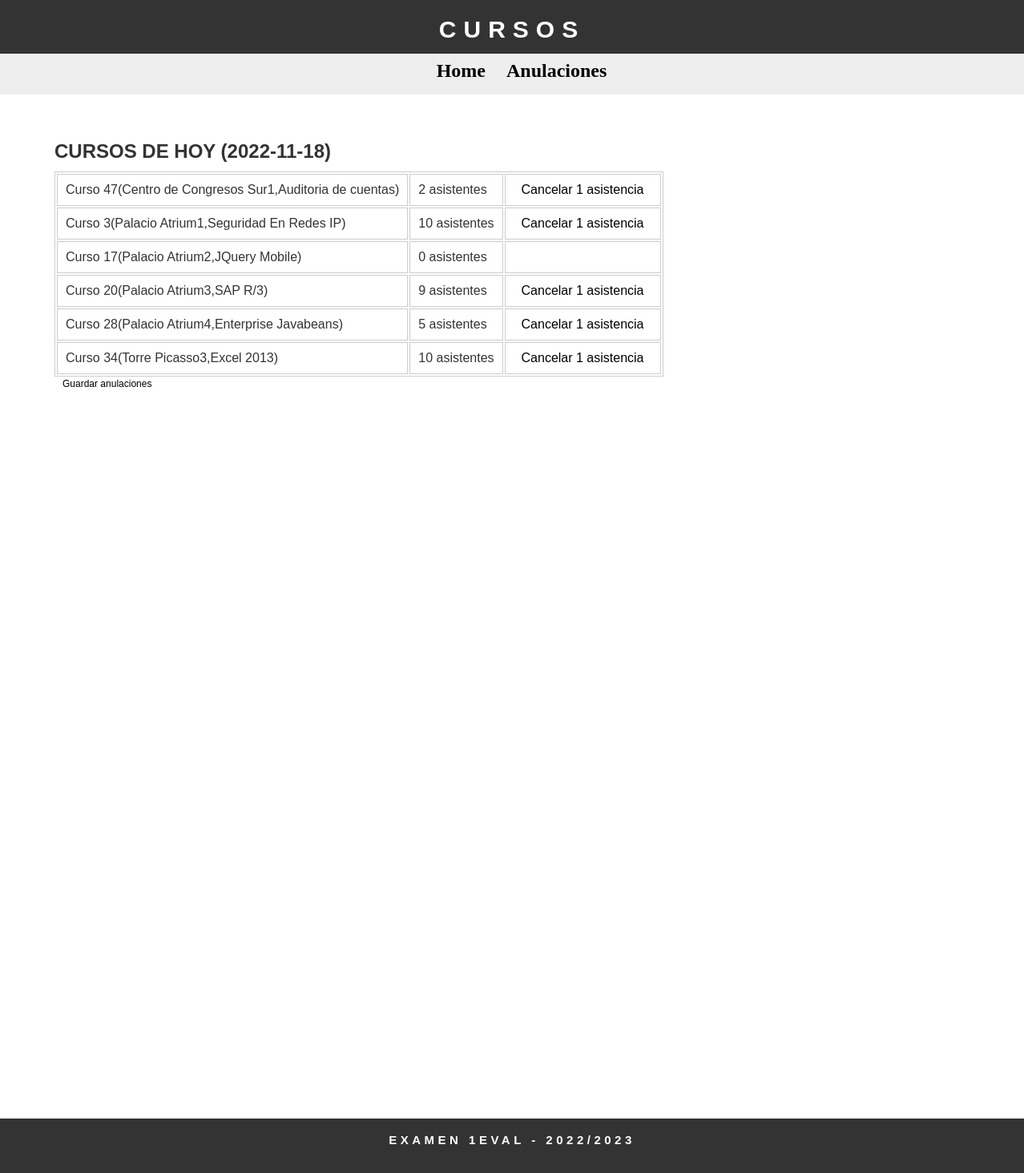
Screenshot of /anulaciones.php with the database file from the repository.
### tables this page shows
CREATE TABLE IF NOT EXISTS `cursos` (
  `ID_CURSO` int NOT NULL AUTO_INCREMENT,
  `ID_AULA` int NOT NULL,
  `DIA` date NOT NULL,
  `HORA` time NOT NULL,
  `ID_TEMA` varchar(11) NOT NULL,
  `ASISTENTES` int DEFAULT NULL,
  `PRECIO` float NOT NULL,
  PRIMARY KEY (`ID_CURSO`),
  KEY `FK_CURSO_TEMA` (`ID_TEMA`),
  KEY `FK_CURSO_AULA` (`ID_AULA`)
);

CREATE TABLE IF NOT EXISTS `edificios` (
  `ID_EDIFICIO` varchar(11) NOT NULL,
  `NOMBRE` varchar(50) NOT NULL,
  PRIMARY KEY (`ID_EDIFICIO`),
  UNIQUE KEY `AK_EDIFICIO` (`NOMBRE`)
);

CREATE TABLE IF NOT EXISTS `aulas` (
  `ID_AULA` int NOT NULL AUTO_INCREMENT,
  `ID_EDIFICIO` varchar(11) NOT NULL,
  `NUMERO` int NOT NULL,
  `CAPACIDAD` int NOT NULL,
  PRIMARY KEY (`ID_AULA`),
  KEY `FK_AULA_EDIFICIO` (`ID_EDIFICIO`)
);

CREATE TABLE IF NOT EXISTS `temas` (
  `ID_TEMA` varchar(11) NOT NULL,
  `TEMA` varchar(50) NOT NULL,
  `CATEGORIA` varchar(15) NOT NULL,
  PRIMARY KEY (`ID_TEMA`),
  UNIQUE KEY `AK_TEMA` (`TEMA`)
);

### config.php (called while the page is built, shortened)
<?php
    function obtenerCursosFecha($fecha)
    {
        $conn = mysqli_connect(DB_HOST, DB_USER, DB_PASS, DB_DATABASE);
        $sql ="select id_curso, asistentes, tema, aulas.numero as aula, edificios.nombre as edificio ";
        $sql = $sql."from cursos, temas ,aulas, edificios ";
        $sql = $sql."where cursos.ID_TEMA=temas.ID_TEMA  and  cursos.ID_AULA=aulas.ID_AULA  and  aulas.ID_EDIFICIO=edificios.ID_EDIFICIO ";
        $sql = $sql."and cursos.dia='$fecha'";
        $res = mysqli_query($conn, $sql);
        return $res;
    }
?>

### anulaciones.php (the view, shortened to what this page needs)
<?php
    require_once('cabecera.php');
    $hoy = date('Y-m-d');
    if(!isset($_SESSION['cursos']))
    {
        $cursosHoy = obtenerCursosFecha($hoy);
    }
?>
    <main id="main">
        <h1>CURSOS DE HOY (<?php echo $hoy;?>)</h1>
        <table>
            <?php
                foreach($_SESSION['cursos'] as $curso)
                {
                    $txtHTML = "<tr>";
                    $txtHTML = $txtHTML.'<td>Curso '.$curso['id_curso'].'('.$curso['edificio'].$curso['aula'].','.$curso['tema'].')</td>';
                    $txtHTML = $txtHTML.'<td>'.$curso['asistentes'].' asistentes</td>';
                    if($curso['asistentes'] > 0)
                        $txtHTML = $txtHTML.'<td><a href="anulaciones.php?anulado='.$curso['id_curso'].'">Cancelar 1 asistencia</a></td>';
                    else
                        $txtHTML = $txtHTML.'<td></td>';
                    $txtHTML = $txtHTML."</tr>";
                    echo $txtHTML;
                }
            ?>
        </table>
        <a href="anulaciones.php?guardar=true">Guardar anulaciones</a>
    </main>
<?php
    require_once('footer.php');
?>

### cabecera.php (shortened to what this page needs)
<?php
    require_once('config.php');
?>
<html>
    <head>
        <link rel="stylesheet" type="text/css" href="./css/styles.css">
    </head>
    <body>
        <header id="header">
            <h1>CURSOS</h1>
        </header>
        <div id="menu">
            <a href="index.php">Home</a>
            <a href="anulaciones.php">Anulaciones</a>
        </div>

### footer.php
        <footer id="footer">
            <h1>examen 1eval - 2022/2023</h1>
        </footer>
    </body>
</html>

### css/styles.css (style rules this page uses)
body { font-family: "trebuchet ms", verdana, sans-serif; font-size: 12px; line-height: 1.5em; color: #333; background: #ffffff; margin-top: 15em; padding: 0; text-align: center; width: 100%; }
#header { position: absolute; top: 0px; left: 0px; height: 60px; width: 100%; background: #333; padding-top: 8px; }
#header h1 { font-size: 30px; text-transform: uppercase; letter-spacing: 0.3em; color: #fff; }
#menu { font-family: cursive; font-size: 2em; font-weight: bold; position: absolute; height: 27px; top: 2.8em; left: 0px; width: 100%; padding: 0.5em; color: #000000; background-color: #eee; }
#footer { position: fixed; bottom: 0; left: 0px; height: 60px; width: 100%; background: #333; padding-top: 8px; }
#footer h1 { font-size: 15px; text-transform: uppercase; letter-spacing: 0.3em; color: #fff; }
a:link { margin: 10px; text-decoration: none; color: #000; }
#main { top: 85px; left: 0px; background: #ffffff; text-align: left; width: 100%; height: 200%; margin: 5em; }
table { border: thin solid #cccccc; background: #ffffff; }
td { border: thin solid #cccccc; padding: 10px; }

### rows the page displays
cursos: ID_CURSO "47", edificios.NOMBRE "Centro de Congresos Sur", ID_AULA.NUMERO "1", ID_TEMA.TEMA "Auditoria de cuentas", ASISTENTES "2"
cursos: ID_CURSO "3", edificios.NOMBRE "Palacio Atrium", ID_AULA.NUMERO "1", ID_TEMA.TEMA "Seguridad En Redes IP", ASISTENTES "10"
cursos: ID_CURSO "17", edificios.NOMBRE "Palacio Atrium", ID_AULA.NUMERO "2", ID_TEMA.TEMA "JQuery Mobile", ASISTENTES "0"
cursos: ID_CURSO "20", edificios.NOMBRE "Palacio Atrium", ID_AULA.NUMERO "3", ID_TEMA.TEMA "SAP R/3", ASISTENTES "9"
cursos: ID_CURSO "28", edificios.NOMBRE "Palacio Atrium", ID_AULA.NUMERO "4", ID_TEMA.TEMA "Enterprise Javabeans", ASISTENTES "5"
cursos: ID_CURSO "34", edificios.NOMBRE "Torre Picasso", ID_AULA.NUMERO "3", ID_TEMA.TEMA "Excel 2013", ASISTENTES "10"
